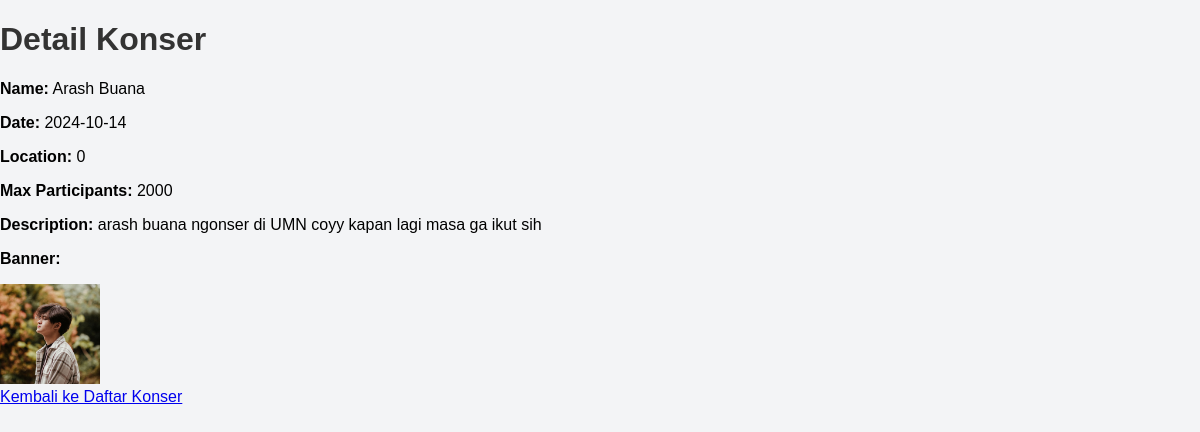
Page /tesuts/concert_detail.php?id=13 on the earlier database version.
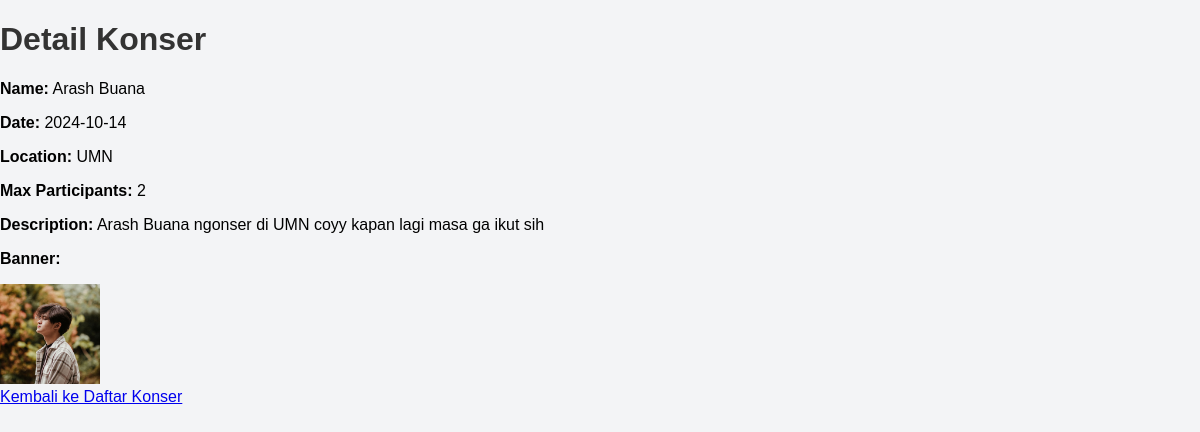
Same page on the later database version.
### tables this page shows
CREATE TABLE `concerts` (
  `id` int(11) NOT NULL,
  `name` varchar(255) NOT NULL,
  `date` date NOT NULL,
  `location` varchar(255) NOT NULL,
  `max_participants` int(11) DEFAULT 0,
  `image` varchar(255) NOT NULL,
  `description` text DEFAULT NULL
);

### tesuts/concert_detail.php (the view, shortened to what this page needs)
<?php
$conn = new mysqli("localhost", "root", "", "concert_system");
$id = isset($_GET['id']) ? intval($_GET['id']) : 0;
$result = $conn->query("SELECT * FROM concerts WHERE id = $id");
$concert = $result->fetch_assoc();
?>
<!DOCTYPE html>
<html lang="en">
<head>
    <link rel="stylesheet" href="style.css">
</head>
<body>
    <h1>Detail Konser</h1>
    <p><strong>Name:</strong> <?php echo htmlspecialchars($concert['name']); ?></p>
    <p><strong>Date:</strong> <?php echo htmlspecialchars($concert['date']); ?></p>
    <p><strong>Location:</strong> <?php echo htmlspecialchars($concert['location']); ?></p>
    <p><strong>Max Participants:</strong> <?php echo htmlspecialchars($concert['max_participants']); ?></p>
    <p><strong>Description:</strong>
    <?php echo !empty($concert['description']) ? htmlspecialchars($concert['description']) : "Tidak ada deskripsi."; ?>
    </p>
    <p><strong>Banner:</strong></p>
    <img src="<?php echo htmlspecialchars($concert['image']); ?>" alt="Concert Image" width="200" height="200">
    <br />
    <a href="list_concert.php">Kembali ke Daftar Konser</a>
</body>
</html>

Differences in the rows shown:
changed concerts "Arash Buana": location "0" → "UMN"; max_participants "2000" → "2"; description "arash buana ngonser di UMN coyy kapan lagi masa ga ikut sih" → "Arash Buana ngonser di UMN coyy kapan lagi masa ga ikut sih"
